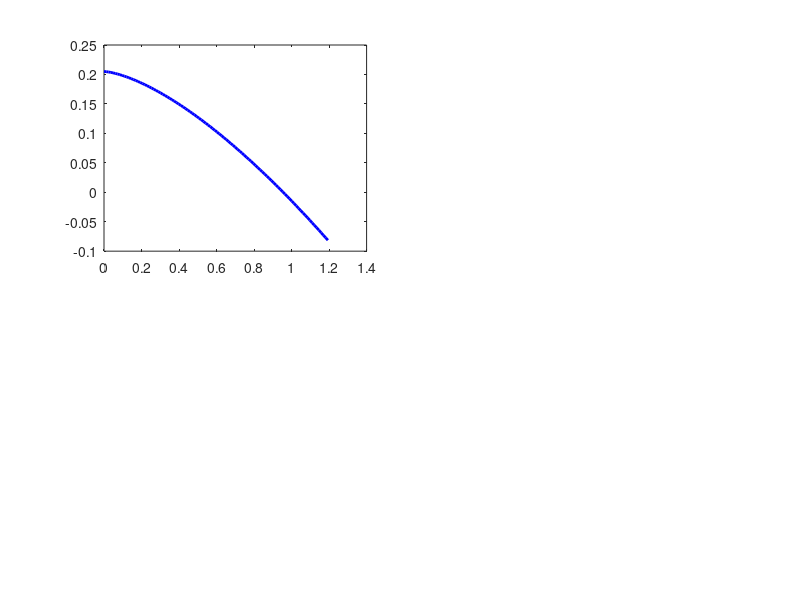

MATLAB code for this plot: (Note: this script raises an error after producing the figure.)
%% Propeller Aerodynamic Coefficient Predictor
% Models C_T, C_P, C_Q, and Efficiency vs Advance Ratio (J)
% Tuned for an aggressive 3x3x3 (Square) Multicopter Propeller

clear; close all; clc;

%% 1. Propeller Geometry and Static Bench Inputs
D_in = 3.0;       % Diameter in inches
pitch_in = 3.0;   % Pitch in inches
blades = 3;       % Number of blades

% --- STATIC BENCH DATA (J = 0) ---
% Replace these with your actual calculated test bench values!
C_T0 = 0.205;         % Estimated static thrust coefficient 
C_P0 = C_T0/1.5;      % Estimated static power coefficient 

%% 2. Flight Dynamic Model Parameters
% Calculate Pitch-to-Diameter Ratio
PD_ratio = pitch_in / D_in;

% Estimate the Zero-Thrust Advance Ratio (J_max)
% Airfoils typically stop lifting slightly past their geometric pitch 
J_max = PD_ratio * 0.955; 

% Unload Factor: How much does the power drop at top speed?
% A square prop (P/D = 1.0) unloads heavily. We assume a 70% drop.
unload_factor = 0.7; 

%% 3. Generate the Advance Ratio Array (J)
% Sweep J from 0 to slightly past J_max to see the zero-crossing
J = linspace(0, J_max * 1.25, 100);

%% 4. Calculate Dynamic Coefficients
% Thrust Coefficient (C_T): Modeled as power drop to zero at J_max
C_T = C_T0 .* (1 - (J ./ J_max).^1.5);

% Power Coefficient (C_P): Drops by the unload factor at J_max
C_P = C_P0 .* (1 - (unload_factor .* (J ./ J_max).^1.33));

% Torque Coefficient (C_Q): Directly derived from Power Coefficient
C_Q = C_P ./ (2 * pi);

% Efficiency (eta): Calculate and convert to percentage
eta = J .* (C_T ./ C_P);
eta_percent = eta .* 100;

% Physical constraint: Efficiency cannot be negative (if J > J_max, prop is braking)
eta_percent(C_T < 0) = 0; 

%% 5. Plotting the Results
figure('Name', '3x3x3 Propeller Performance Curves', 'Position', [100, 100, 900, 600]);

% Plot 1: Thrust Coefficient (C_T)
subplot(2,2,1);
plot(J, C_T, 'b-', 'LineWidth', 2);
yline(0, 'k--'); % Zero line
title('Thrust Coefficient (C_T)');
xlabel('Advance Ratio (J)');
ylabel('C_T');
grid on;
xlim([0, J_max]);      % Restricts the X-axis from 0 to J_max
ylim([0, inf]);        % Restricts the Y-axis to start at 0, 'inf' lets MATLAB auto-scale the top

% Plot 2: Power & Torque Coefficients (C_P & C_Q)
% Plotting together since they share the exact same curve shape, just scaled
subplot(2,2,2);
yyaxis left
plot(J, C_P, 'r-', 'LineWidth', 2);
ylabel('Power Coefficient (C_P)', 'Color', 'r');
set(gca, 'YColor', 'r');

yyaxis right
plot(J, C_Q, 'm--', 'LineWidth', 1.5);
ylabel('Torque Coefficient (C_Q)', 'Color', 'm');
set(gca, 'YColor', 'm');

title('Power & Torque Coefficients');
xlabel('Advance Ratio (J)');
grid on;

% Plot 3: Propeller Efficiency (eta)
subplot(2,2,[3,4]); % Spans the bottom row
plot(J, eta_percent, 'g-', 'LineWidth', 2.5);
title('Propeller Aerodynamic Efficiency (\eta)');
xlabel('Advance Ratio (J)');
ylabel('Efficiency (%)');
ylim([0, max(eta_percent) * 1.2]); % Scale y-axis nicely
grid on;

% Add a marker at peak efficiency
[max_eta, max_idx] = max(eta_percent);
hold on;
plot(J(max_idx), max_eta, 'ko', 'MarkerFaceColor', 'k', 'MarkerSize', 8);
text(J(max_idx) + 0.05, max_eta, sprintf('Peak: %.1f%% at J=%.2f', max_eta, J(max_idx)), ...
    'FontWeight', 'bold', 'FontSize', 10);
